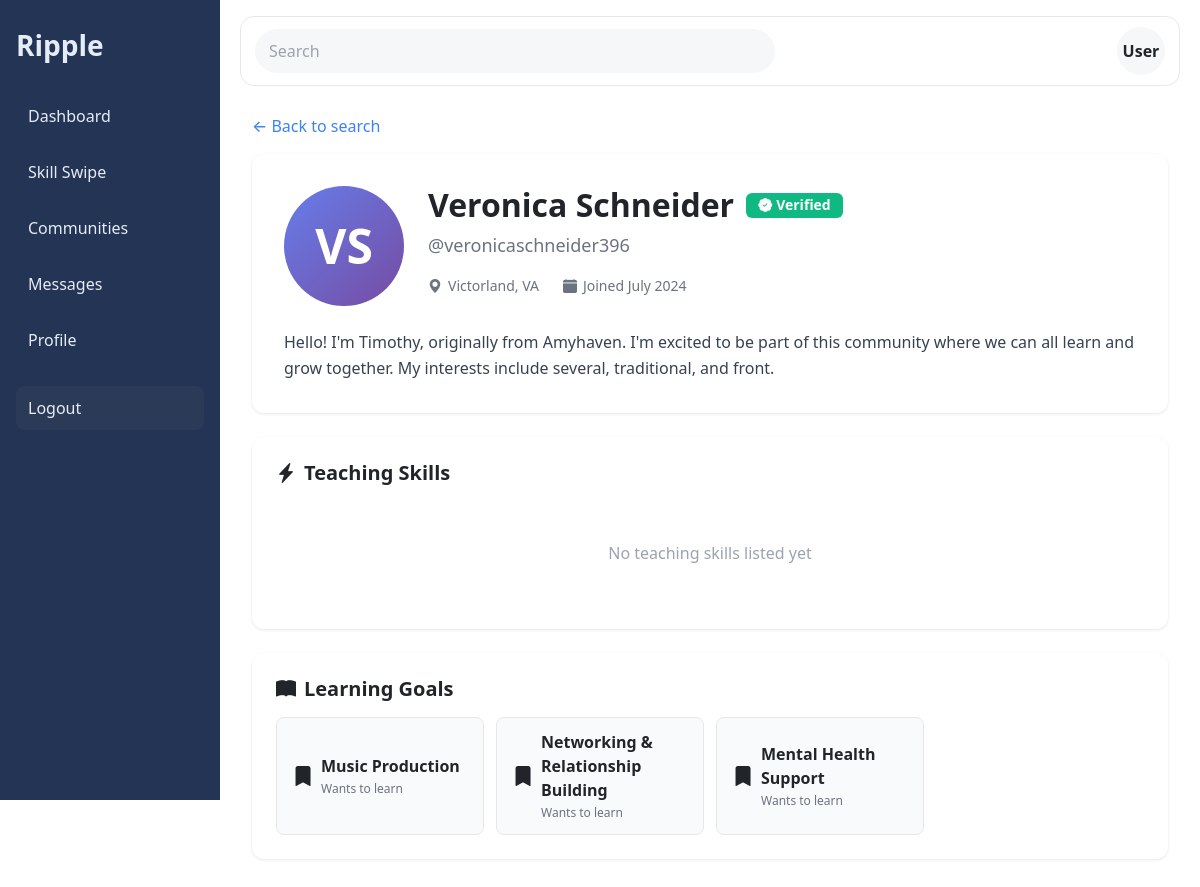
Page /users/profile/veronicaschneider396/ on the committed database.
### users/models.py (models this page shows, shortened)
class Profile(models.Model):
    user = models.OneToOneField(settings.AUTH_USER_MODEL, on_delete=models.CASCADE, related_name='profile')
    bio = models.TextField(blank=True)
    location = models.CharField(max_length=120, blank=True)
    avatar = models.ImageField(upload_to='avatars/', blank=True, null=True)
    verification_status = models.CharField(max_length=20, default='unverified')  # unverified|pending|verified

### skills/models.py (models this page shows, shortened)
class UserSkill(models.Model):
    BEGINNER = 'beginner'
    INTERMEDIATE = 'intermediate'
    ADVANCED = 'advanced'
    EXPERT = 'expert'
    LEVEL_CHOICES = [
        (BEGINNER, 'Beginner'),
        (INTERMEDIATE, 'Intermediate'),
        (ADVANCED, 'Advanced'),
        (EXPERT, 'Expert'),
    ]
    UNVERIFIED = 'unverified'
    PENDING = 'pending'
    VERIFIED = 'verified'
    REJECTED = 'rejected'
    VERIFICATION_CHOICES = [
        (UNVERIFIED, 'Unverified'),
        (PENDING, 'Pending Review'),
        (VERIFIED, 'Verified'),
        (REJECTED, 'Rejected'),
    ]
    user = models.ForeignKey(settings.AUTH_USER_MODEL, on_delete=models.CASCADE, related_name='user_skills')
    skill = models.ForeignKey(Skill, on_delete=models.CASCADE)
    level = models.CharField(max_length=20, choices=LEVEL_CHOICES)
    can_teach = models.BooleanField(default=False)
    wants_to_learn = models.BooleanField(default=False)
    verification_status = models.CharField(max_length=20, choices=VERIFICATION_CHOICES, default=UNVERIFIED)
    verification_message = models.TextField(blank=True, help_text="Message from admin about verification status")
    created_at = models.DateTimeField(auto_now_add=True, null=True, blank=True)
    updated_at = models.DateTimeField(auto_now=True, null=True, blank=True)
    class Meta:
        unique_together = ('user', 'skill')

class Skill(models.Model):
    name = models.CharField(max_length=120, unique=True)
    description = models.TextField(blank=True)

### users/views.py (the view)
# urls.py: path('profile/<str:username>/', views.view_user_profile, name='view_profile'),
def view_user_profile(request, username):
    from django.contrib.auth.models import User
    user = get_object_or_404(User, username=username)
    profile = get_object_or_404(Profile, user=user)
    teaching_skills = UserSkill.objects.filter(
        user=user,
        can_teach=True,
        verification_status='verified'  # Only show verified skills
    ).select_related('skill')
    learning_skills = UserSkill.objects.filter(
        user=user,
        wants_to_learn=True
    ).select_related('skill')
    context = {
        'viewed_user': user,
        'profile': profile,
        'teaching_skills': teaching_skills,
        'learning_skills': learning_skills,
        'is_own_profile': request.user == user if request.user.is_authenticated else False,
    }
    return render(request, 'users/profile/view_profile.html', context)

### users/templates/users/profile/view_profile.html (shortened to what this page needs)
{% extends 'base.html' %}
{% load static %}
{% block content %}
<div class="profile-container">
    <a href="javascript:history.back()" class="back-link">
        ← Back to search
    </a>
    <div class="profile-header">
        <div class="profile-top">
            <div class="profile-avatar">
                {{ viewed_user.first_name|first|upper }}{{ viewed_user.last_name|first|upper }}
            </div>
            <div class="profile-info">
                <h1 class="profile-name">
                    {{ viewed_user.first_name }} {{ viewed_user.last_name }}
                    {% if profile.verification_status == 'verified' %}
                    <span class="verified-badge"><i class="bi bi-patch-check-fill"></i> Verified</span>
                    {% endif %}
                </h1>
                <div class="profile-username">@{{ viewed_user.username }}</div>
                <div class="profile-meta">
                    {% if profile.location %}
                    <div class="meta-item">
                        <i class="bi bi-geo-alt-fill"></i> {{ profile.location }}
                    </div>
                    {% endif %}
                    {% if viewed_user.date_joined %}
                    <div class="meta-item">
                        <i class="bi bi-calendar-fill"></i> Joined {{ viewed_user.date_joined|date:"F Y" }}
                    </div>
                    {% endif %}
                </div>
            </div>
        </div>
        {% if profile.bio %}
        <div class="profile-bio">
            {{ profile.bio }}
        </div>
        {% endif %}
    </div>
    <div class="section">
        <h2 class="section-title">
            <i class="bi bi-lightning-charge-fill"></i> Teaching Skills
        </h2>
        {% if teaching_skills %}
        <div class="skills-grid">
            {% for user_skill in teaching_skills %}
            <div class="skill-card">
                <div class="skill-icon"><i class="bi bi-mortarboard-fill"></i></div>
                <div class="skill-info">
                    <div class="skill-name">{{ user_skill.skill.name }}</div>
                    <div class="skill-level">{{ user_skill.get_level_display }}</div>
                </div>
            </div>
            {% endfor %}
        </div>
        {% else %}
        <div class="empty-state">
            <p>No teaching skills listed yet</p>
        </div>
        {% endif %}
    </div>
    <div class="section">
        <h2 class="section-title">
            <i class="bi bi-book-fill"></i> Learning Goals
        </h2>
        {% if learning_skills %}
        <div class="skills-grid">
            {% for user_skill in learning_skills %}
            <div class="skill-card">
                <div class="skill-icon"><i class="bi bi-bookmark-fill"></i></div>
                <div class="skill-info">
                    <div class="skill-name">{{ user_skill.skill.name }}</div>
                    <div class="skill-level">Wants to learn</div>
                </div>
            </div>
            {% endfor %}
        </div>
        {% else %}
        <div class="empty-state">
            <p>No learning goals listed yet</p>
        </div>
        {% endif %}
    </div>
</div>
{% endblock %}

### static/css/main.css (style rules this page uses)
:root { --bg:#f6f7f9;--card:#f0f1f3;--sidebar:#233455;--sidebarText:#e6ecf5;--text:#121417;--muted:#8b93a1;--brand:#4a67ff }
* { box-sizing:border-box }
html,body { margin:0;padding:0;font-family:Inter,system-ui,-apple-system,Segoe UI,Roboto,Arial,sans-serif;color:var(--text);background:var(--bg) }

### users/templates/users/profile/view_profile.html (style rules this page uses)
.profile-container { max-width: 1000px; margin: 0 auto; }
.profile-header { background: white; border-radius: 12px; padding: 32px; margin-bottom: 24px; box-shadow: 0 1px 3px rgba(0,0,0,0.1); }
.profile-top { display: flex; align-items: flex-start; gap: 24px; margin-bottom: 24px; }
.profile-avatar { width: 120px; height: 120px; border-radius: 50%; background: linear-gradient(135deg, #667eea 0%, #764ba2 100%); display: flex; align-items: center; justify-content: center; color: white; font-weight: 700; font-size: 48px; flex-shrink: 0; }
.profile-info { flex: 1; }
.profile-name { font-size: 32px; font-weight: 700; margin-bottom: 8px; display: flex; align-items: center; gap: 12px; }
.verified-badge { display: inline-flex; align-items: center; gap: 4px; background: #10b981; color: white; font-size: 14px; padding: 4px 12px; border-radius: 6px; font-weight: 600; }
.profile-username { font-size: 18px; color: #6b7280; margin-bottom: 16px; }
.profile-meta { display: flex; gap: 24px; font-size: 14px; color: #6b7280; }
.meta-item { display: flex; align-items: center; gap: 6px; }
.profile-bio { line-height: 1.6; color: #374151; font-size: 16px; }
.section { background: white; border-radius: 12px; padding: 24px; margin-bottom: 24px; box-shadow: 0 1px 3px rgba(0,0,0,0.1); }
.section-title { font-size: 20px; font-weight: 700; margin-bottom: 16px; display: flex; align-items: center; gap: 8px; }
.skills-grid { display: grid; grid-template-columns: repeat(auto-fill, minmax(200px, 1fr)); gap: 12px; }
.skill-card { padding: 12px 16px; background: #f9fafb; border: 1px solid #e5e7eb; border-radius: 8px; display: flex; align-items: center; gap: 8px; }
.skill-icon { font-size: 20px; }
.skill-info { flex: 1; }
.skill-name { font-weight: 600; margin-bottom: 2px; }
.skill-level { font-size: 12px; color: #6b7280; }
.empty-state { text-align: center; padding: 40px 20px; color: #9ca3af; }
.back-link { display: inline-flex; align-items: center; gap: 6px; color: #3b82f6; text-decoration: none; margin-bottom: 16px; font-weight: 500; }

### rows in the picture
Profile: location "Victorland, VA", bio "Hello! I'm Timothy, originally from Amyhaven. I'm excited to be part of this community where we can all learn and grow together. My interests include several, traditional, and front."
UserSkill: skill.name "Music Production"
UserSkill: skill.name "Networking & Relationship Building"
UserSkill: skill.name "Mental Health Support"

### other values in the picture
{{ viewed_user.first_name|first|upper }} "V"
{{ viewed_user.last_name|first|upper }} "S"
{{ viewed_user.first_name }} "Veronica"
{{ viewed_user.last_name }} "Schneider"
{{ viewed_user.username }} "veronicaschneider396"
{{ viewed_user.date_joined|date:"F Y" }} "July 2024"
